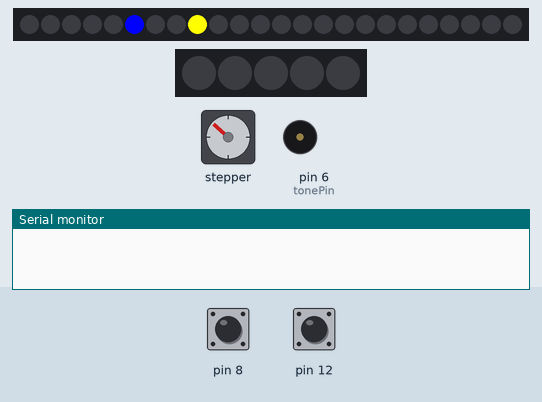
This sketch was run on a simulated Arduino Uno, built with avr-gcc and run on an emulated ATmega328P. Shown: stepper motor, 24 RGB LEDs in strip order, left to right, 5 RGB LEDs in strip order, left to right, buzzer (waves = sounding), the last lines printed to the serial monitor. Wiring (inferred from the names in the program): stepper motor (2048 steps per turn assumed): coils pin 2, pin 3, pin 4, pin 5. Inputs (shaded band) come from the test bench; at power-on: pin 12 HIGH, pin 8 HIGH. Random numbers use the default seed unless the sketch sets one.

Above: at 6.6 s.
6.7 s: pin 12 pulsed LOW 5 times (0.12 s each, 0.3 s apart)
At 7.72 s:
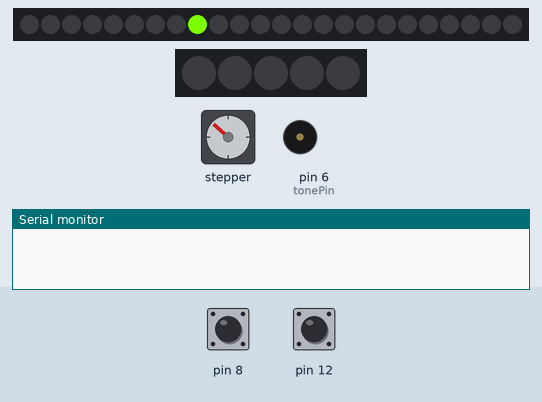
At 8.49 s:
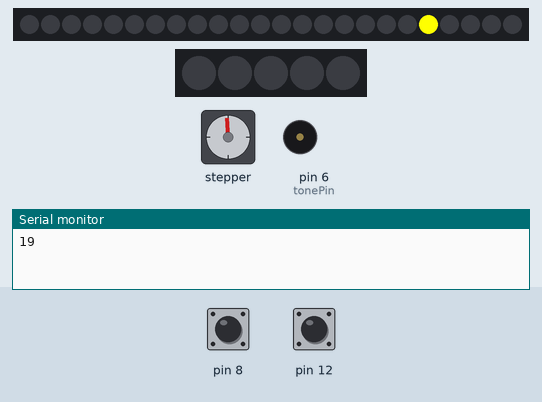
9.7 s: pin 12 pulsed LOW 5 times (0.12 s each, 0.3 s apart)
At 13.3 s:
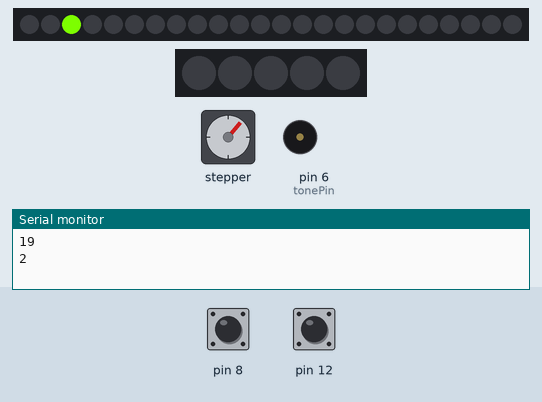
Timing chart, 0 to 41.9 s (numbered marks = the images above; inputs shaded):
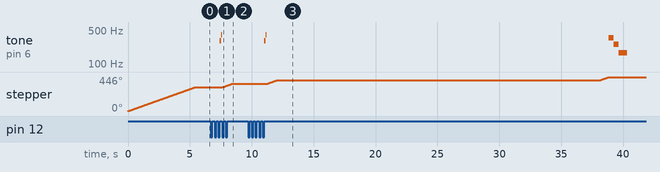

Measured:
- after the input at 6.7 s, tone on pin 6 (tonePin): silent → 300 Hz after 0.72 s, → 400 Hz 0.10 s later, → silent 0.05 s later; stepper: turns 45° clockwise in 0.76 s, starting after 0.93 s
- by itself, stepper: turns 312° clockwise in 5.4 s

The sketch:

cart.ino
```cpp
#include <FastLED.h>
#include <Stepper.h>

// 7 LIGHTS
// 30 SECONDS
// 3 LIVES

// CONSTANTS/GLOBAL DECLARATIONS
struct CRGB leds[24];
struct CRGB timer[7];
CRGB *pastLed = NULL;
int delaySpeed = 225;
int currLed = 0;
bool clockwise = true;
int randElement;
int numTargets;
int lives;
long startTime;
int tonePin = 6;
//int steps = 13 * 1.3135;
// const float small = 66;//.235;
// const float big = 122;//.28;
// int stepSize = small;
// int currPos = 1;
int stepsPerRevolution = 2038;
int stepSize = stepsPerRevolution/8;
bool prevPressed = false;

//CHANGE THIS VALUE (DELAY BETWEEN PULSES)
// WHATEVER THE VALUE IS SHOULD BECOME 1 step every ___ms.
int stepDelay = 3;

int stepper_pin[4] = {2, 3, 4, 5};

void setup() {
  LEDS.addLeds<WS2812B, 11, GRB>(leds, 24);
  LEDS.addLeds<WS2812B, 13, GRB>(timer, 5);

  pinMode(8, INPUT_PULLUP);
  pinMode(12, INPUT_PULLUP);
  pinMode(tonePin, OUTPUT);

  pinMode(2, OUTPUT);
  pinMode(3, OUTPUT);
  pinMode(4, OUTPUT);
  pinMode(5, OUTPUT);
  pinMode(tonePin, OUTPUT);

  Serial.begin(9600);
  randomSeed(analogRead(0));
  randElement = random(0, 24);
  numTargets = 7;
  lives = 3;
  startPosition();
  startTime = millis();
}

// MAYBE MOVE BOTH WAYS?
void startPosition() {
  //spin motor clockwise
  for (int moveCount = 7; moveCount > 0; moveCount--) {
    for (int stepCount = 0; stepCount < stepSize; stepCount++) {
      step(true);
      delay(stepDelay);
    }
  }
}

// there are 2038 steps in one revolution supposedly
void step(bool clockwise) {
  const uint8_t phase_pattern[][4] = {
    {1,0,0,0},
    {0,1,0,0},
    {0,0,1,0},
    {0,0,0,1}
  };

  static uint8_t current_step = 0;
  if(clockwise){
    current_step = (current_step + 1) % 4;
  } else {
    current_step = (current_step - 1) % 4;
  }
  for(uint8_t i=0;i<4;i++){
    digitalWrite(stepper_pin[i], phase_pattern[current_step][i]);
  }
}

void setToZero(){
  bool stop = false;

  while (!stop){

    for (int stepCount = 0; stepCount < stepSize; stepCount++) {
      step(true);
      delay(stepDelay);

      if (digitalRead(8) == HIGH){
        stop = true;
      }
    }
    if (digitalRead(8) == HIGH){
      stop = true;
    }
  }
}

// Function to select a new random target led and increase speed
void reset() {
  int oldRand = randElement;
  leds[randElement] = CRGB::Black;
  FastLED.show();
  randElement = random(0, 24);
  // Re-select the randElement if it picks the same or an LED beside the old LED
  while (randElement == oldRand || randElement == (oldRand + 1) || randElement == (oldRand - 1)) {
    randElement = random(0, 24);
  }
  Serial.println(randElement);
  clockwise = !clockwise;
  delaySpeed -= 25;
}

// Function to run clockwise/left to right direction
void clockwiseCycle() {

  // Local variables
  long checkTime = 0;
  long currTime = 0;
  bool repeat = true;

  for (int i = currLed; i < 24; i ++) {
    bool invalPress = false;

    currTime = millis();
    // Indicate which led is currently selected
    // Vary indication based on if target led is selected
    if (i == randElement) {
      leds[i] = CRGB::LawnGreen;
      checkTime = millis();
    } else {
      leds[i] = CRGB::Blue;
      invalPress = true;
    }

    // Return previous led to its non-selected colour
    if (pastLed != NULL) {
      if (*pastLed == leds[randElement]) {
        *pastLed = CRGB::Yellow;
      } else {
        *pastLed = CRGB::Black;
      }
    }
    pastLed = &leds[i];
    FastLED.show();

    while (millis() < currTime + delaySpeed) {
      if (digitalRead(12) == LOW) {
        prevPressed = true;
      } else {
        prevPressed = false;
      }
      // Check if user input was instated during correct time frame
      if ((millis() - checkTime <= delaySpeed) && (prevPressed && digitalRead(12) == HIGH)) {
        hitSound();
        //spin motor counter-clockwise
        for (int stepCount = 0; stepCount < stepSize; stepCount++) {
          step(true);
          delay(stepDelay);
        }

        // Check win (targets)
        if (numTargets == 1) {
          winJingle();
          win();
        } else {
          numTargets -= 1;
        }
        // Check loss (lives)

        reset();
        // Adjust trackers
        currLed = i;
        checkTime = 0;
        repeat = false;
        break;
      // } else if (invalPress && digitalRead(12) == LOW) {
      //   if (lives == 0) {
      //     lose();
      //   } else {
      //     invalPress = false;
      //     lives -= 1;
      //   }
      }
    }
    if (!repeat) {
      break;
    }
  }

  // Reset index if target was not correctly pressed
  if (repeat) {
    currLed = 0;
  }
}

// Function to run counterclockwise/right to left direction
void counterclockwiseCycle() {

  // Local variables
  long checkTime = 0;
  long currTime = 0;
  bool repeat = true;

  for (int i = currLed; i >= 0; i --) {

    bool invalPress = false;

    currTime = millis();
    // Indicate which led is currently selected
    // Vary indication based on if target led is selected
    if (i == randElement) {
      leds[i] = CRGB::LawnGreen;
      checkTime = millis();
    } else {
      invalPress = true;
      leds[i] = CRGB::Blue;
    }

    // Return previous led to its non-selected colour
    if (pastLed != NULL) {
      if (*pastLed == leds[randElement]) {
        *pastLed = CRGB::Yellow;
      } else {
        *pastLed = CRGB::Black;
      }
    }
    pastLed = &leds[i];
    FastLED.show();

    while (millis() < currTime + delaySpeed) {
      if (digitalRead(12) == LOW) {
        prevPressed = true;
      } else {
        prevPressed = false;
      }
      // Check if user input was instated during correct time frame
      if ((millis() - checkTime <= delaySpeed) && (prevPressed && digitalRead(12) == HIGH)) {
        hitSound();
        //spin motor counter-clockwise
        for (int stepCount = 0; stepCount < stepSize; stepCount++) {
          step(true);
          delay(stepDelay);
        }

        // Check win (targets)
        if (numTargets == 1) {
          winJingle();
          win();
        } else {
          numTargets -= 1;
        }
        // Check loss (lives)

        reset();
        // Adjust trackers
        currLed = i;
        checkTime = 0;
        repeat = false;
        break;
      // } else if (invalPress && digitalRead(12) == LOW) {
      //   if (lives == 0) {
      //     lose();
      //   } else {
      //     invalPress = false;
      //     lives -= 1;
      //   }
      }
    }
    if (!repeat) {
      break;
    }
  }

  // Reset index if target was not correctly pressed
  if (repeat) {
    currLed = 23;
  }
}

// Function to run win animation
void win(){
  while(1){
    for (int i = 0;i<24;i++){
      if (i%2 != 0){
        leds[i] = CRGB::CRGB::LawnGreen;
        FastLED.show();
        delay(75);
      }
    }

    for (int i = 0;i<24;i++){
      if (i%2 == 0){
        leds[i] = CRGB::CRGB::LawnGreen;
        FastLED.show();
        delay(75);
      }
    }

    for (int i = 0; i<24; i++){
      leds[i] = CRGB::Black;
    }
    FastLED.show();
    delay(500);
    for (int loopNum = 0; loopNum<2;loopNum++){
      for (int i =0; i<24;i++){
        leds[i] = CRGB::CRGB::LawnGreen;
      }
      FastLED.show();
      delay(500);
      for (int i = 0; i<24; i++){
        leds[i] = CRGB::Black;
      }
      FastLED.show();
      delay(500);
    }
  }
}

// Function to run lose animation
void lose() {
  while(1){
    bool flip = true;
    for (int i = 0; i < 3; i++) {
      if (flip) {
        for (int i = 0; i <= 2; i++) {
          leds[i] = CRGB::Red;
          leds[3 + i] = CRGB::Black;
          leds[6 + i] = CRGB::Red;
          leds[9 + i] = CRGB::Black;
          leds[12 + i] = CRGB::Red;
          leds[15 + i] = CRGB::Black;
          leds[18 + i] = CRGB::Red;
          leds[21 + i] = CRGB::Black;
        }
      } else {
        for (int i = 0; i <= 2; i++) {
          leds[i] = CRGB::Black;
          leds[3 + i] = CRGB::Red;
          leds[6 + i] = CRGB::Black;
          leds[9 + i] = CRGB::Red;
          leds[12 + i] = CRGB::Black;
          leds[15 + i] = CRGB::Red;
          leds[18 + i] = CRGB::Black;
          leds[21 + i] = CRGB::Red;
        }
      }
      flip = !flip;
      FastLED.show();
      delay(175);
    }
  }
}

void loseJingle(){
  tone(tonePin,349);
  delay(400);
  tone(tonePin,256);
  delay(400);
  tone(tonePin,172);
  delay(700);
  noTone(tonePin);
  delay(50);
}

void winJingle(){
  tone(tonePin,440);
  delay(400);
  noTone(100);
  tone(tonePin,660);
  delay(200);
  noTone(500);
  tone(tonePin,880);
  delay(200);
  noTone(500);
  tone(tonePin,880);
  delay(200);
  noTone(200);
  tone(tonePin,880);
  delay(200);
  noTone(200);
  tone(tonePin,880);
  delay(400);
  noTone(tonePin);
  delay(50);
}

void missSound(){
  tone(tonePin,200);
  delay(50);
  tone(tonePin,100);
  delay(200);
  noTone(tonePin);
  delay(50);
}

void hitSound(){
  tone(tonePin,300);
  delay(100);
  tone(tonePin,400);
  delay(50);
  noTone(tonePin);
  delay(50);
}

void loop() {
  // check loss (time)
  if (millis() - startTime > 30000) {
    setToZero();
    loseJingle();
    lose();
  }

  leds[randElement] = CRGB::Yellow;
  FastLED.show();

  if (clockwise) {
    clockwiseCycle();
  } else {
    counterclockwiseCycle();
  }
}
```
